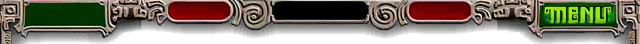
#> input picture Graphics/Original/frame_strips/frame_top.png, 640 x 44 px, found by its file name; its folder holds 4 pictures in this run
$ python make_frame_strips_paletted.py
#> lines starting #> are read from the running program, lines starting #| are printed output that depends on the picture; after the words box and inside, x2 and y2 are one past the last pixel; in counts of white or black regions, pixels touching at a corner belong together
#!/usr/bin/env python3
"""Frame strips → PALETTED4444 (shared 256-color palette).

Input: 4 PNG strips from Graphics/Original/frame_strips/
  frame_top.png    640×44
  frame_bot.png    640×24
  frame_left.png   24×412
  frame_right.png  24×412

Output (in Graphics/Converted/):
  frame_top.bin / frame_bot.bin / frame_left.bin / frame_right.bin   — 8bpp index data
  frame_palette_argb4.bin                                            — 512 bytes ARGB4 LE

Palette index 0 = fully transparent.
Indices 1..255 = quantized RGBA cluster centroids (alpha preserved per-cluster).
"""
import os
from pathlib import Path
import numpy as np
from PIL import Image

HERE = Path(__file__).resolve().parent
ROOT = HERE.parent.parent
SRC = ROOT / 'Graphics' / 'Original' / 'frame_strips'
OUT = ROOT / 'Graphics' / 'Converted'
OUT.mkdir(parents=True, exist_ok=True)

STRIPS = ['frame_top', 'frame_bot', 'frame_left', 'frame_right']

def main():
    images = {}
    all_rgba = []
    for name in STRIPS:
        im = np.array(Image.open(SRC / f'{name}.png').convert('RGBA'))
#> im is the input picture: shape (44, 640, 4); mean R, G, B, A 61.3, 55.9, 42.3, 180
        images[name] = im
        print(f'{name}: {im.shape[1]}×{im.shape[0]} = {im.shape[0]*im.shape[1]} px')
#| frame_top: 640×44 = 28160 px
        # Only sample opaque pixels for palette (transparent ones use index 0)
        opaque_mask = im[..., 3] > 0
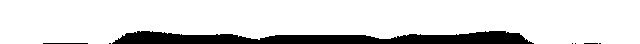
#> opaque_mask: shape (44, 640) bool; 86.2% white; 7 black regions (5 under 20 px), largest, box (x1, y1, x2, y2) and area: (112, 31, 534, 44) 3821, (43, 43, 88, 44) 45
        all_rgba.append(im[opaque_mask])
#> pass 2 of the loop in main, `for name in STRIPS:`:
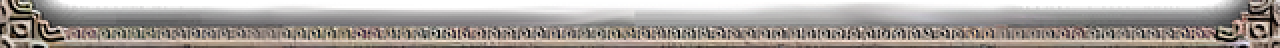
#> input picture Graphics/Original/frame_strips/frame_bot.png, 640 x 24 px, found by its file name (shown 2 times larger)
#> in main, im is the input picture: shape (24, 640, 4); mean R, G, B, A 88.2, 80.4, 76, 162.9
#| frame_bot: 640×24 = 15360 px
#> in main, `opaque_mask = im[..., 3] > 0`:
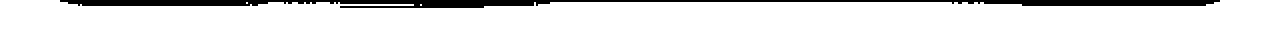
#> opaque_mask: shape (24, 640) bool (shown 2 times larger); 92% white; 1 black region, box (x1, y1, x2, y2) and area: (30, 0, 610, 4) 1230
#> pass 3 of the loop in main, `for name in STRIPS:`:
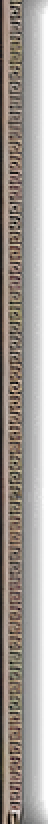
#> input picture Graphics/Original/frame_strips/frame_left.png, 24 x 412 px, found by its file name (shown 2 times larger)
#> in main, im is the input picture: shape (412, 24, 4); mean R, G, B, A 72, 65.5, 60, 155.3
#| frame_left: 24×412 = 9888 px
#> in main, `opaque_mask = im[..., 3] > 0`:
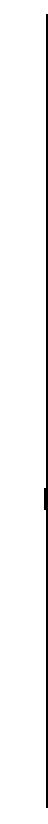
#> opaque_mask: shape (412, 24) bool (shown 2 times larger); 95.9% white; black in thin lines or dots, all inside (x1, y1, x2, y2) = (22, 7, 24, 404)
#> the loop made 4 passes; the first 3 are shown
    pool = np.concatenate(all_rgba, axis=0)
    print(f'Total opaque pixels for quantization: {len(pool)}')

    # PIL quantize on RGBA: PIL median-cut works on RGB only, so we treat alpha
    # as part of color space by quantizing RGBA together via simple KMeans (numpy-only).
    # 255 clusters (index 0 reserved for transparent).
    K = 255
    # Subsample if huge (median cut on 50k pixels is plenty representative)
    if len(pool) > 50000:
        rng = np.random.default_rng(42)
        idx = rng.choice(len(pool), 50000, replace=False)
        sample = pool[idx]
    else:
        sample = pool

    # Simple numpy K-means (no sklearn dependency).
    rng = np.random.default_rng(42)
    X = sample.astype(np.float32)
    # Init centers by random sampling from data
    init_idx = rng.choice(len(X), K, replace=False)
    centers_f = X[init_idx].copy()
    for it in range(30):
        # Assign step: batched distance compute
        labels = np.empty(len(X), dtype=np.int32)
        for i in range(0, len(X), 5000):
            batch = X[i:i+5000]
            d = ((batch[:, None, :] - centers_f[None, :, :]) ** 2).sum(axis=2)
            labels[i:i+5000] = np.argmin(d, axis=1)
        # Update step
        new_centers = centers_f.copy()
        for k in range(K):
            mem = X[labels == k]
            if len(mem) > 0:
                new_centers[k] = mem.mean(axis=0)
        shift = np.linalg.norm(new_centers - centers_f)
        centers_f = new_centers
        if shift < 1.0:
            print(f'  iter {it}: converged (shift={shift:.2f})')
            break
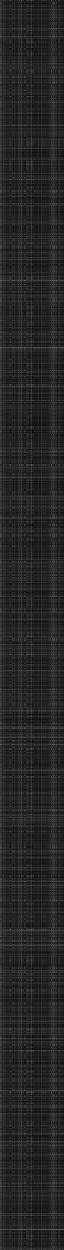
#> d: shape (5000, 255) float32 (shown at 1/4 size); min 0, max 259591, mean 39207.9; drawn with min black and max white
    centers = np.clip(centers_f, 0, 255).astype(np.uint8)
    print(f'Quantized to {K} centroids')

    # Build full palette: idx 0 = transparent, idx 1..K = centroids
    palette = np.zeros((256, 4), dtype=np.uint8)
    palette[1:1+K] = centers

    # Save palette as 512 bytes ARGB4 LE (256 × 2 bytes)
    pal_out = bytearray()
    for i in range(256):
        r, g, b, a = (int(palette[i][k]) for k in range(4))
        a4 = (a >> 4) & 0xF
        r4 = (r >> 4) & 0xF
        g4 = (g >> 4) & 0xF
        b4 = (b >> 4) & 0xF
        word = (a4 << 12) | (r4 << 8) | (g4 << 4) | b4
        pal_out += word.to_bytes(2, 'little')
    assert len(pal_out) == 512
    with open(OUT / 'frame_palette_argb4.bin', 'wb') as f:
        f.write(pal_out)
    print(f'Wrote frame_palette_argb4.bin (512 bytes)')

    # For each strip: map every pixel to nearest palette index
    # Use nearest-neighbor in RGBA space (Euclidean)
    pal_f = palette.astype(np.float32)
    for name in STRIPS:
        im = images[name]
        H, W = im.shape[:2]
        flat = im.reshape(-1, 4).astype(np.float32)
        # For each pixel, find nearest palette entry
        # Transparent pixels (alpha=0) → index 0
        indices = np.zeros(len(flat), dtype=np.uint8)
        transparent = flat[..., 3] == 0
        # For opaque pixels, find nearest in centers (idx 1..K)
        opaque_pix = flat[~transparent]
        if len(opaque_pix) > 0:
            # Compute distances to all 255 centers (batched)
            dists = np.zeros((len(opaque_pix), K), dtype=np.float32)
            for i in range(0, len(opaque_pix), 5000):
                batch = opaque_pix[i:i+5000]
                d = np.linalg.norm(batch[:, None, :] - centers[None, :, :], axis=2)
                dists[i:i+5000] = d
            nearest = np.argmin(dists, axis=1).astype(np.uint8) + 1
            indices[~transparent] = nearest
        # Save raw indices (W*H bytes)
        with open(OUT / f'{name}.bin', 'wb') as f:
            f.write(indices.tobytes())
        print(f'{name}.bin: {len(indices)} bytes ({W}×{H})')

        # Preview: reconstruct from palette
        recon = palette[indices].reshape(H, W, 4)
        Image.fromarray(recon, 'RGBA').save(ROOT / f'_{name}_paletted_preview.png')
#> this loop made 4 passes
#| frame_top.bin: 28160 bytes (640×44)
#| frame_bot.bin: 15360 bytes (640×24)
#| frame_left.bin: 9888 bytes (24×412)
#| frame_right.bin: 9888 bytes (24×412)
#> pass 2, in main, `recon = palette[indices].reshape(H, W, 4)`:
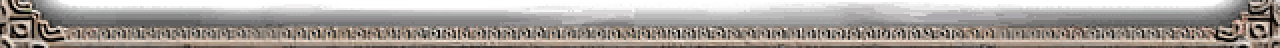
#> recon: shape (24, 640, 4) (shown 2 times larger); mean of channels 0, 1, 2, 3 88.1, 80.3, 75.5, 162.8; transparent parts drawn white
#> pass 3, in main, `recon = palette[indices].reshape(H, W, 4)`:
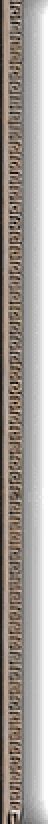
#> recon: shape (412, 24, 4) (shown 2 times larger); mean of channels 0, 1, 2, 3 71.9, 65.4, 60, 154.6; transparent parts drawn white
#> after the loop:
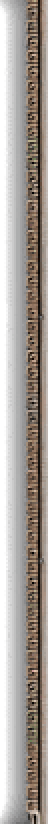
#> recon: shape (412, 24, 4) (shown 2 times larger); mean of channels 0, 1, 2, 3 69, 62, 56.5, 146.4; transparent parts drawn white

if __name__ == '__main__':
    main()
